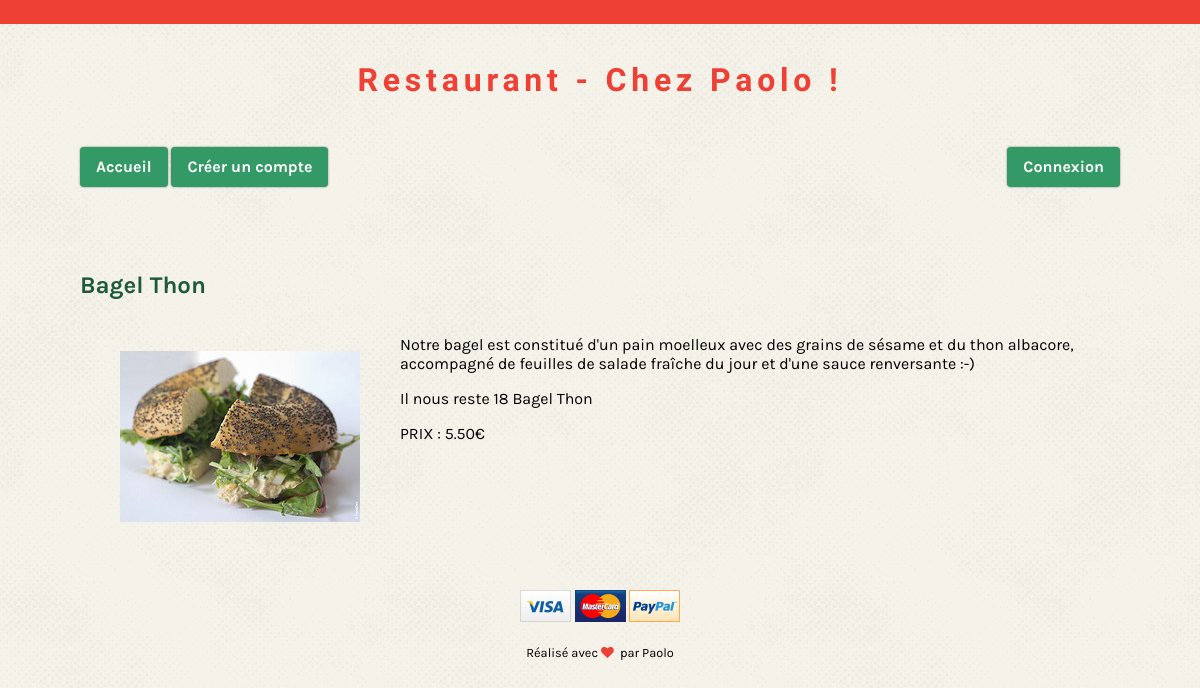
Screenshot of /index.php/Meal?produit_id=2 with the database file from the repository.
### tables this page shows
CREATE TABLE IF NOT EXISTS `Meal` (
  `Id` int(11) NOT NULL AUTO_INCREMENT,
  `Name` varchar(40) NOT NULL,
  `Description` text NOT NULL,
  `Photo` varchar(100) NOT NULL,
  `QuantityInStock` tinyint(4) NOT NULL,
  `BuyPrice` float NOT NULL,
  `SalePrice` float NOT NULL,
  PRIMARY KEY (`Id`)
);

### library/MicroKernel.class.php (called while the page is built, shortened)
<?php
class MicroKernel
{
    private $applicationPath;
    private $configuration;
    private $controllerPath;
    public function __construct()
    {
        $this->applicationPath = realpath(ROOT_PATH.'/application');
        $this->configuration   = new Configuration();
        $this->controllerPath  = null;
    }
    public function bootstrap()
    {
        $this->configuration->load('database');
        $this->configuration->load('library');
        return $this;
    }
    public function loadClass($class)
    {
        $class = str_replace('\\', DIRECTORY_SEPARATOR, $class);
        if(substr($class, -10) == 'Controller')
        {
            $filename = "$this->controllerPath/$class.class.php";
        }
        else if(substr($class, -4) == 'Form')
        {
            $filename = "$this->applicationPath/forms/$class.class.php";
        }
        elseif(substr($class, -5) == 'Model')
        {
            $filename = "$this->applicationPath/models/$class.class.php";
        }
        else
        {
            $filename = "$this->applicationPath/classes/$class.class.php";
        }
    }
    public function run(FrontController $frontController)
    {
        try
        {
            $requestPath = $frontController->buildContext($this->configuration);
            $this->controllerPath = "$this->applicationPath/controllers$requestPath";
            $frontController->run();
            $frontController->renderView();
        }
        catch(Exception $exception)
        {
            ob_clean();
            $frontController->renderErrorView
            (
                implode('<br>',
                [
                    $exception->getMessage(),
                    "<strong>Fichier</strong> : ".$exception->getFile(),
                    "<strong>Ligne</strong> : ".$exception->getLine()
                ])
            );
        }
    }
}

### index.php (called while the page is built, shortened)
<?php
require_once 'library/Configuration.class.php';
require_once 'library/Database.class.php';
require_once 'library/MicroKernel.class.php';
$microKernel = new MicroKernel();
$microKernel->bootstrap()->run(new FrontController());

### application/controllers/meal/MealController.class.php (called while the page is built, shortened)
<?php
class MealController
{
    public function httpGetMethod(Http $http, array $queryFields)
    {
			if(array_key_exists('produit_id',$queryFields)){
				if(ctype_digit($queryFields['produit_id'])){
					$meal = new MealModel();
					$listMeal = $meal->find(intval($queryFields['produit_id']));
					if($listMeal){
						return ['listMeal' => $listMeal];
					}else{
						$http->redirectTo('Exception?Error=1');
					}
				}
				else
				{
					$http->redirectTo('Exception?Error=2');
				}
			}
			else
			{
				$http->redirectTo('Exception?Error=2');
			}
    }
}

### library/Database.class.php (called while the page is built, shortened)
<?php
class Database
{
	private $pdo;
	public function __construct()
	{
		$configuration = new Configuration();
		$this->pdo = new PDO
		(
			$configuration->get('database', 'dsn'),
			$configuration->get('database', 'user'),
			$configuration->get('database', 'password')
		);
		$this->pdo->exec('SET NAMES UTF8');
	}
    public function queryOne($sql, array $criteria = array())
    {
        $query = $this->pdo->prepare($sql);
        $query->execute($criteria);
        return $query->fetch(PDO::FETCH_ASSOC);
    }
}

### library/Configuration.class.php (called while the page is built, shortened)
<?php
class Configuration
{
	private static $registry;
	public function __construct()
	{
		if(Configuration::$registry === null)
		{
			Configuration::$registry = array();
		}
	}
	public function get($filename, $key, $defaultValue = null)
	{
		if(array_key_exists($filename, Configuration::$registry) === true)
		{
			if(array_key_exists($key, Configuration::$registry[$filename]) === true)
			{
				return Configuration::$registry[$filename][$key];
			}
		}
		return $defaultValue;
	}
	public function load($filename)
	{
		Configuration::$registry[$filename] = $config;
	}
}

### application/models/MealModel.class.php (called while the page is built, shortened)
<?php
class MealModel
{
	public function find($mealId)
	{
		$query = new Database();
		return $query->queryOne('SELECT * FROM Meal WHERE Id = ?',[$mealId]);
	}
}

### application/www/meal/MealView.phtml (the view, shortened to what this page needs)
<article style="overflow: auto">
	<h2><?=$listMeal['Name']?></h2>
	<figure style="float:left">
		<img src="<?= $wwwUrl ?>/images/meals/<?= $listMeal['Photo']?>" alt="<?=$listMeal['Name']?>">
	</figure>
	<p><?=$listMeal['Description']?></p>
	<p>Il nous reste <?=$listMeal['QuantityInStock']?> <?=$listMeal['Name']?></p>
	<p>PRIX : <?=number_format($listMeal['SalePrice'],2)?>€</p>
</article>

### application/www/css/3wa-resto.css (style rules this page uses)
* { box-sizing: border-box; }
body { border-top: 1.5em solid #EF4036; padding: 1em 5em; font-family: 'Karla', sans-serif; }
h2 { margin: 1.5em 0; color: #1E593B; }
html { background: url('../images/background.png') repeat; overflow-y: scroll; }

### rows the page displays
meal: Name "Bagel Thon", Photo (picture), Description "Notre bagel est constitué d'un pain moelleux avec des grains de sésame et du thon albacore, accompagné de feuilles de salade fraîche du jour et d'une sauce renversante :-)", QuantityInStock "18", SalePrice "5.50"
